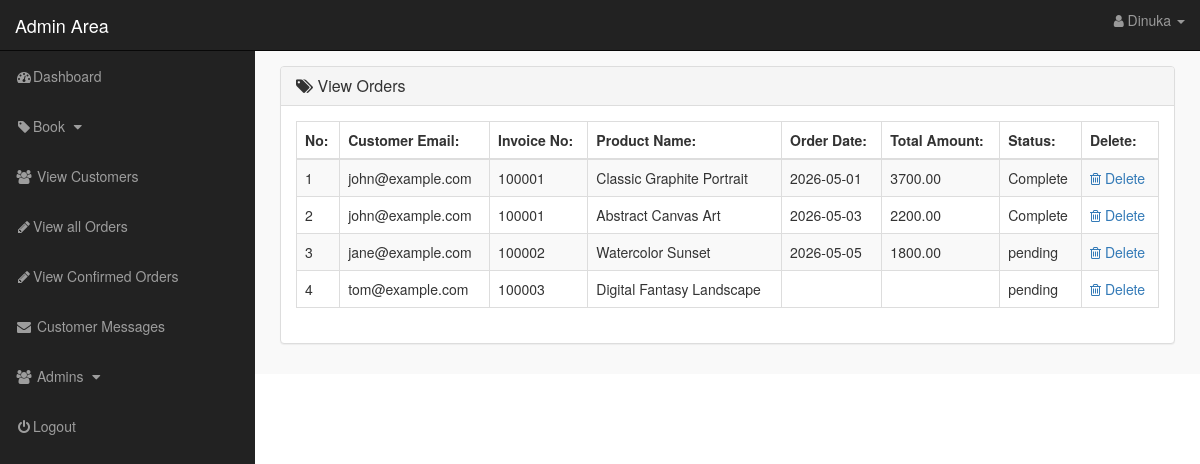
/admin_area/index.php?view_orders (signed in), run on the app's committed database.
### tables this page shows
CREATE TABLE `pending_orders` (
  `order_id`     INT(10) NOT NULL AUTO_INCREMENT,
  `customer_id`  INT(10) NOT NULL COMMENT 'FK → customers',
  `invoice_no`   INT(15) NOT NULL  COMMENT 'Links to customer_orders',
  `product_id`   INT(10) NOT NULL  COMMENT 'FK → products',
  `qty`          INT(10) NOT NULL DEFAULT 1,
  `order_status` ENUM('pending','Confirmed','Cancelled') NOT NULL DEFAULT 'pending',
  PRIMARY KEY (`order_id`),
  KEY `fk_po_customer`   (`customer_id`),
  KEY `fk_po_product`    (`product_id`),
  KEY `idx_po_invoice`   (`invoice_no`),
  CONSTRAINT `fk_po_customer`
    FOREIGN KEY (`customer_id`) REFERENCES `customers` (`customer_id`)
    ON DELETE CASCADE ON UPDATE CASCADE,
  CONSTRAINT `fk_po_product`
    FOREIGN KEY (`product_id`) REFERENCES `products` (`product_id`)
    ON DELETE RESTRICT ON UPDATE CASCADE
);

CREATE TABLE `customers` (
  `customer_id`      INT(10)       NOT NULL AUTO_INCREMENT,
  `customer_fname`   VARCHAR(255)  NOT NULL,
  `customer_lname`   VARCHAR(255)  NOT NULL,
  `customer_email`   VARCHAR(255)  NOT NULL UNIQUE,
  `customer_pass`    VARCHAR(255)  NOT NULL COMMENT 'Store hashed password',
  `customer_country` VARCHAR(100)  NOT NULL,
  `customer_city`    VARCHAR(100)  NOT NULL,
  `customer_address` VARCHAR(255)  NOT NULL,
  `customer_contact` VARCHAR(20)   NOT NULL,
  `customer_image`   TEXT          NOT NULL DEFAULT 'default.jpg',
  `customer_ip`      VARCHAR(45)   NOT NULL COMMENT 'Used for IP-based cart tracking',
  `registered_at`    TIMESTAMP     NOT NULL DEFAULT CURRENT_TIMESTAMP,
  PRIMARY KEY (`customer_id`),
  KEY `idx_customer_email` (`customer_email`),
  KEY `idx_customer_ip`    (`customer_ip`)
);

CREATE TABLE `products` (
  `product_id`       INT(10)       NOT NULL AUTO_INCREMENT,
  `p_cat_id`         INT(10)       NOT NULL COMMENT 'FK → product_categories',
  `product_title`    VARCHAR(255)  NOT NULL,
  `product_img`      TEXT          NOT NULL,
  `product_owner`    VARCHAR(255)  NOT NULL COMMENT 'Author / artist name',
  `product_price`    DECIMAL(10,2) NOT NULL DEFAULT 0.00,
  `product_keywords` TEXT          NOT NULL,
  `product_des`      TEXT          NOT NULL,
  `date`             TIMESTAMP     NOT NULL DEFAULT CURRENT_TIMESTAMP ON UPDATE CURRENT_TIMESTAMP,
  PRIMARY KEY (`product_id`),
  KEY `fk_product_category` (`p_cat_id`),
  CONSTRAINT `fk_product_category`
    FOREIGN KEY (`p_cat_id`) REFERENCES `product_categories` (`p_cat_id`)
    ON DELETE RESTRICT ON UPDATE CASCADE
);

CREATE TABLE `customer_orders` (
  `order_id`     INT(10)       NOT NULL AUTO_INCREMENT,
  `customer_id`  INT(10)       NOT NULL COMMENT 'FK → customers',
  `invoice_no`   INT(15)       NOT NULL UNIQUE,
  `due_amount`   DECIMAL(12,2) NOT NULL DEFAULT 0.00,
  `qty`          INT(10)       NOT NULL DEFAULT 1,
  `order_date`   DATE          NOT NULL,
  `order_status` ENUM('pending','Confirmed','Cancelled') NOT NULL DEFAULT 'pending',
  PRIMARY KEY (`order_id`),
  KEY `fk_co_customer` (`customer_id`),
  KEY `idx_co_invoice`  (`invoice_no`),
  CONSTRAINT `fk_co_customer`
    FOREIGN KEY (`customer_id`) REFERENCES `customers` (`customer_id`)
    ON DELETE CASCADE ON UPDATE CASCADE
);

### admin_area/view_orders.php (the view, shortened to what this page needs)
<?php
if(!isset($_SESSION['admin_email'])){
    echo "<script>window.open('login.php','_self')</script>";
}else{
?>
<div class="row">
    <div class="col-lg-12">
        <ol class="breadcrumb">
            <li class="active">
            </li>
        </ol>
    </div>
</div>
<div class="row">
    <div class="col-lg-12">
        <div class="panel panel-default">
            <div class="panel-heading">
               <h3 class="panel-title">
                   <i class="fa fa-tags"></i>  View Orders
               </h3>
            </div>
            <div class="panel-body">
                <div class="table-responsive">
                    <table class="table table-striped table-bordered table-hover">
                        <thead>
                            <tr>
                                <th> No: </th>
                                <th> Customer Email: </th>
                                <th> Invoice No: </th>
                                <th> Product Name: </th>
                                <th> Order Date: </th>
                                <th> Total Amount: </th>
                                <th> Status: </th>
                                <th> Delete: </th>
                            </tr>
                        </thead>
                        <tbody>
                            <?php
                                $i=0;
                                $get_orders = "select * from pending_orders";
                                $run_orders = mysqli_query($con,$get_orders);
                                while($row_order=mysqli_fetch_array($run_orders)){
                                    $order_id = $row_order['order_id'];
                                    $c_id = $row_order['customer_id'];
                                    $invoice_no = $row_order['invoice_no'];
                                    $product_id = $row_order['product_id'];
                                    $order_status = $row_order['order_status'];
                                    $get_products = "select * from products where product_id='$product_id'";
                                    $run_products = mysqli_query($con,$get_products);
                                    $row_products = mysqli_fetch_array($run_products);
                                    $product_title = $row_products['product_title'];
                                    $get_customer = "select * from customers where customer_id='$c_id'";
                                    $run_customer = mysqli_query($con,$get_customer);
                                    $row_customer = mysqli_fetch_array($run_customer);
                                    $customer_email = $row_customer['customer_email'];
                                    $get_c_order = "select * from customer_orders where order_id='$order_id'";
                                    $run_c_order = mysqli_query($con,$get_c_order);
                                    $row_c_order = mysqli_fetch_array($run_c_order);
                                    $order_date = $row_c_order['order_date'];
                                    $order_amount = $row_c_order['due_amount'];
                                    $i++;
                            ?>
                            <tr>
                                <td> <?php echo $i; ?> </td>
                                <td> <?php echo $customer_email; ?> </td>
                                <td> <?php echo $invoice_no; ?></td>
                                <td> <?php echo $product_title; ?> </td>
                                <td> <?php echo $order_date; ?> </td>
                                <td> <?php echo $order_amount; ?> </td>
                                <td>
                                    <?php
                                        if($order_status=='pending'){
                                            echo $order_status='pending';
                                        }else{
                                            echo $order_status='Complete';
                                        }
                                    ?>
                                </td>
                                <td>
                                     <a href="index.php?delete_order=<?php echo $order_id; ?>">
                                        <i class="fa fa-trash-o"></i> Delete
                                     </a>
                                </td>
                            </tr>
                            <?php } ?>
                        </tbody>
                    </table>
                </div>
            </div>
        </div>
    </div>
</div>
<?php } ?>

### admin_area/includes/sidebar.php (shortened to what this page needs)
<?php
    if(!isset($_SESSION['admin_email'])){
        echo "<script>window.open('login.php','_self')</script>";
    }else{
?>
<nav class="navbar navbar-inverse navbar-fixed-top">
    <div class="navbar-header">
        <a href="index.php?dashboard" class="navbar-brand">Admin Area</a>
    </div>
    <ul class="nav navbar-right top-nav">
        <li class="dropdown">
            <a href="#" class="dropdown-toggle" data-toggle="dropdown">
                <i class="fa fa-user"></i> <?php echo $admin_name ?> <b class="caret"></b>
            </a>
        </li>
    </ul>
    <div class="collapse navbar-collapse navbar-exl-collapse">
        <ul class="nav navbar-nav side-nav">
            <li>
                <a href="index.php?dashboard">
                <i class="fa fa-fw fa-dashboard"></i>Dashboard</a>
            </li>
            <li>
                <a href="#" data-toggle="collapse" data-target="#products">
                <i class="fa fa-fw fa-tag"></i>Book
                <i class="fa fa-fw fa-caret-down"></i>
                </a>
            </li>
            <li>
                <a href="index.php?view_customers"><i class="fa fa-fw fa-users"></i> View Customers</a>
            </li>
            <li>
                <a href="index.php?view_orders"><i class="fa fa-fw fa-pencil"></i>View all Orders</a>
            </li>
            <li>
                <a href="index.php?view_payments"><i class="fa fa-fw fa-pencil"></i>View Confirmed Orders</a>
            </li>
            <li>
                <a href="index.php?customer_messages"><i class="fa fa-fw fa-envelope"></i> Customer Messages</a>
            </li>
            <li>
                <a href="#" data-toggle="collapse" data-target="#users">
                        <i class="fa fa-fw fa-users"></i> Admins
                        <i class="fa fa-fw fa-caret-down"></i>
                </a>
            </li>
            <li>
                <a href="./logout.php"><i class="fa fa-fw fa-power-off"></i>Logout</a>
            </li>
        </ul>
    </div>
</nav>
<?php }  ?>

### admin_area/css/style.css (style rules this page uses)
body { margin-top: 100px; }
@media (min-width: 768px) { body { margin-top: 50px; } }
.top-nav { padding: 0px 15px; }
.top-nav>li { float: left; display: inline-block; }
.top-nav>li>a { color: #999999; line-height: 20px; padding-top: 15px; padding-bottom: 15px; }
@media (min-width: 768px) { .side-nav { position: fixed; top: 51px; bottom: 0; width: 255px; overflow-y: auto; overflow-x: hidden; background-color: #222222; padding-bottom: 40px; border-radius: 0; } }
@media (min-width: 768px) { .side-nav>li>a { width: 255px; } }
.panel-body { border-radius: 5px; }

### data on the page
pending_orders: customer.customer_email "john@example.com", invoice_no "100001", product.product_title "Classic Graphite Portrait", customer_orders.order_date "2026-05-01", customer_orders.due_amount "3700.00"
pending_orders: customer.customer_email "john@example.com", invoice_no "100001", product.product_title "Abstract Canvas Art", customer_orders.order_date "2026-05-03", customer_orders.due_amount "2200.00"
pending_orders: customer.customer_email "jane@example.com", invoice_no "100002", product.product_title "Watercolor Sunset", customer_orders.order_date "2026-05-05", customer_orders.due_amount "1800.00"
pending_orders: customer.customer_email "tom@example.com", invoice_no "100003", product.product_title "Digital Fantasy Landscape"

### other printed values
$admin_name "Dinuka"
